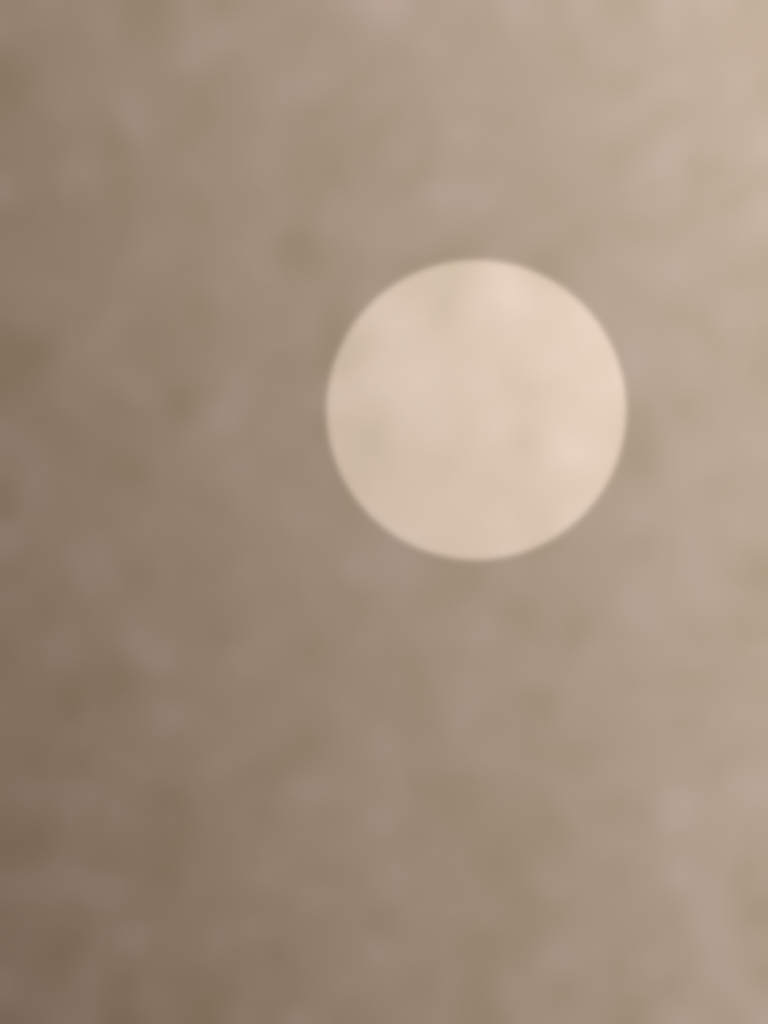
#> input picture tests/golden/synth_8bit.png, 1536 x 2048 px (shown at 1/2 size)
$ python demottle_v10.py ../tests/golden/synth_8bit.png   (older library calls are emulated)
#> lines starting #> are read from the running program, lines starting #| are printed output that depends on the picture; after the words box and inside, x2 and y2 are one past the last pixel; in counts of white or black regions, pixels touching at a corner belong together
"""
demottle_v10.py — GPT Image 系生图的去斑驳 / 去蜡感 / 去棕色污渍后处理

问题
  生图按 token 块独立采样再解码，块间低频偏差在墙面、天空、皮肤等平坦表面上形成 60–200px 的
  斑驳（mottle）；斑驳暗处同时偏黄偏红，被人眼读成"脏"。原生 PNG 另带全图相位锁定的 16px 周期指纹。

原理
  只做减法，不生成内容：在"物体边缘"（堤坝）之间估一张平滑表面，与原图之差即斑驳候选；
  再用幅度、取向、质感等门控区分斑驳与真实结构，只减掉判为斑驳的部分（默认 80%）。
  纯算法，无训练、无模型权重；同一输入两次运行逐像素一致。

依赖   numpy, opencv-python, scipy, pillow
       face_detection_yunet_2023mar.onnx 放在同目录（人脸检测；缺失时退回 Haar，精度下降）
用法   python demottle_v10.py in.png out.png [--16bit]
       --16bit 输出 16 位 PNG、不加抖动，供下游转 10 位 HEIC
链路   优先处理 API 原始 PNG，全链路只编码一次（10 位 HEIC，或 JPEG q≥92 4:4:4）

流程
  1 指纹    PNG 输入：折叠估 16px 周期模板，四象限一致才整图精确减去
  2 分析    斑驳尺度 σ（中间调最平区块）、是否 JPEG、JPEG 量化步长、尺度因子 s = 短边/1536
  3 堤坝    判定"物体边缘"：梯度够陡 + 邻域反差够大 + 连成线；PNG 并入局部信噪比判据
  4 平面遍  堤坝内扩散 → 残差 m → 软物体钉住 → 幅度 / 取向门控 → 减去 80%
  5 皮肤遍  人脸锚定的肤色区：五官成堤；按质感门施加——毛孔清晰的皮肤不动，蜡感皮肤清亮度与色块
  6 细节    JPEG：平坦区细节层换成胶片式颗粒；PNG：保留原细节；8 位输出前 ±0.5 级抖动
  7 保险    量不到斑驳（无平坦区块或 σ 异常大）→ 原图返回

约定   内部颜色空间为 Lab，L 归一到 0–1，a/b 除以 128；像素类参数均乘 s，适配任意分辨率
"""
import numpy as np, cv2
from scipy.ndimage import distance_transform_edt


# ================================================================= 基础算子
def gauss(x, s):
    return cv2.GaussianBlur(x, (0, 0), s, borderType=cv2.BORDER_REFLECT)


def grad_mag(x, s):
    """先以 s 平滑再求梯度幅值"""
    xe = gauss(x, s)
    gx = cv2.Sobel(xe, cv2.CV_32F, 1, 0, ksize=3); gy = cv2.Sobel(xe, cv2.CV_32F, 0, 1, ksize=3)
    return np.sqrt(gx * gx + gy * gy)


def normconv(x, M, s):
    """归一化卷积：只用 M 覆盖的像素求加权平均"""
    return gauss(x * M, s) / np.maximum(gauss(M, s), 1e-6)


def hysteresis(strong, weak, min_area=0):
    """滞后连通：保留含强种子的弱连通块，面积不足 min_area 的丢弃"""
    n, lbl, st, _ = cv2.connectedComponentsWithStats(weak.astype(np.uint8), connectivity=8)
    seeds = np.unique(lbl[strong > 0]); seeds = seeds[seeds != 0]
    if min_area > 0:
        seeds = seeds[st[seeds, cv2.CC_STAT_AREA] >= min_area]
    return np.isin(lbl, seeds)


def masked_diffuse(base, M, n_iter, s=1.0, state=None, return_state=False):
    """堤坝内扩散：M=1 处反复做归一化卷积，M=0 处（堤坝）保持原值。
    等效平滑半径约 s·√n_iter。state 用于从已有迭代状态续算（色度长扩散复用亮度的前段）。"""
    M3 = M[..., None]
    den = np.maximum(gauss(M, s), 1e-6)[..., None]          # 分母与迭代无关，只算一次
    SM = np.ascontiguousarray(base * M3 if state is None else state, dtype=np.float32)
    for _ in range(n_iter):
        num = gauss(SM, s)
        np.divide(num, den, out=SM)
        SM *= M3
    S = np.where(M3 > 0, SM, base)
    return (S, SM) if return_state else S


def coherence(band, s):
    """结构张量相干度：0 = 各向同性（斑驳），1 = 单一取向（雨丝、织物纹、木纹、发丝）"""
    gx = cv2.Sobel(band, cv2.CV_32F, 1, 0, ksize=3); gy = cv2.Sobel(band, cv2.CV_32F, 0, 1, ksize=3)
    jxx, jyy, jxy = gauss(gx * gx, s), gauss(gy * gy, s), gauss(gx * gy, s)
    tr = jxx + jyy; det = jxx * jyy - jxy * jxy
    disc = np.sqrt(np.clip(tr * tr - 4 * det, 0, None))
    return disc / (tr + 1e-9)


def local_median(x, win, f=4):
    """局部中值（在 1/f 分辨率上算以提速）"""
    from scipy.ndimage import median_filter
    h, w = x.shape
    small = cv2.resize(x, (w // f, h // f), interpolation=cv2.INTER_AREA)
    small = median_filter(small, size=max(3, win // f), mode='reflect')
    return cv2.resize(small, (w, h), interpolation=cv2.INTER_LINEAR)


def mad(v):
    """稳健标准差（中位数绝对偏差 × 1.4826）"""
    v = np.asarray(v, np.float32)
    return float(1.4826 * np.median(np.abs(v - np.median(v))))


# ================================================================= 1–2 指纹与分析
def jpeg_quant_steps(path):
    """读 JPEG 量化表的 DC 步长（亮度, 色度）；非 JPEG 返回 None"""
    if path is None:
        return None
    try:
        from PIL import Image
        q = Image.open(path).quantization
        if not q:
            return None
        return float(q[0][0]), float(q[min(1, max(q.keys()))][0])
    except Exception:
        return None


def blockiness(L):
    """8px 格线上的梯度 / 格内梯度；> 1.15 视为有 JPEG 块效应"""
    dx = np.abs(np.diff(L, axis=1)); dy = np.abs(np.diff(L, axis=0))
    on = np.concatenate([dx[:, 7::8].ravel(), dy[7::8, :].ravel()])
    off = np.concatenate([dx[:, 3::8].ravel(), dy[3::8, :].ravel()])
    return float(np.mean(on) / (np.mean(off) + 1e-9))


def sigma_by_tiles(band, B, frac=0.10, Lmap=None, lo=0.12, hi=0.90):
    """斑驳尺度 σ：分 B×B 区块算频带 MAD，取最平 frac 的中位数。
    给 Lmap 时只用中间调区块（lo–hi）：深暗部和高光被色调曲线压扁，量出来会偏小数倍。"""
    H, W = band.shape; vals = []
    for y in range(0, H - B + 1, B):
        for x in range(0, W - B + 1, B):
            if Lmap is not None:
                m = float(Lmap[y:y + B, x:x + B].mean())
                if m < lo or m > hi:
                    continue
            vals.append(mad(band[y:y + B, x:x + B].ravel()))
    if len(vals) < 12 and Lmap is not None:          # 中间调区块太少（整张极暗 / 极亮）：退回全图
        return sigma_by_tiles(band, B, frac)
    vals = np.sort(np.array(vals))
    k = max(3, int(len(vals) * frac))
    return float(np.median(vals[:k])), vals


def mottle_period(L, B, frac=0.10, pmin=24, pmax=200):
    """斑驳周期：最平区块上带通亮度的自相关，第一次过零距离 ≈ 周期 / 4"""
    band = gauss(L, 3) - gauss(L, 80)
    H, W = L.shape; tiles = []
    for y in range(0, H - B + 1, B):
        for x in range(0, W - B + 1, B):
            t = band[y:y + B, x:x + B]; tiles.append((mad(t.ravel()), y, x))
    tiles.sort(key=lambda t: t[0])
    tiles = tiles[:max(3, int(len(tiles) * frac))]
    acc = np.zeros(B // 2, np.float64); n = 0
    for _, y, x in tiles:
        t = band[y:y + B, x:x + B]; t = t - t.mean()
        for k in range(B // 2):
            acc[k] += (t[:, :B - k] * t[:, k:]).mean() + (t[:B - k, :] * t[k:, :]).mean()
        n += 2
    acc /= max(n, 1); acc /= acc[0] + 1e-12
    if not np.any(acc < 0):
        return 80.0                       # 区块内无过零：估不出，用经验值（实测 67–86px）
    zero = int(np.argmax(acc < 0))
    return float(np.clip(4 * zero, pmin, pmax))


def periodic_fingerprint(img_u8, P=16, flat_pct=30):
    """解码器周期指纹：全图相位锁定的 P×P 加性图案。
    在平坦像素上按 P 折叠估模板；四象限模板一致（相关 ≥ 0.6）且峰峰值 ≥ 0.8 级才逐通道整图减去。
    这是精确减法，不是滤波；经过重采样的图相位被打散，自动跳过。返回 (图, 相关, 峰峰值)。"""
#> called with P = 16, flat_pct = 30
    x = img_u8.astype(np.float32); H, W = x.shape[:2]
    g = x.mean(-1); hp = g - gauss(g, 4); fe = gauss(hp * hp, 8)
#> call 2 of gauss, with s = 8
#> in gauss (call 2), `return cv2.GaussianBlur(x, (0, 0), s, borderType=cv2.BORDER_REFLECT)`:
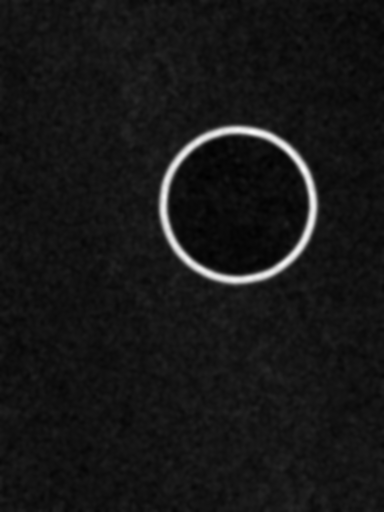
#> returned value: shape (2048, 1536) float32 (shown at 1/4 size); min 0.546, max 3.27, mean 0.792; drawn with min black and max white
    flat = (fe <= np.percentile(fe, flat_pct)).astype(np.float32)
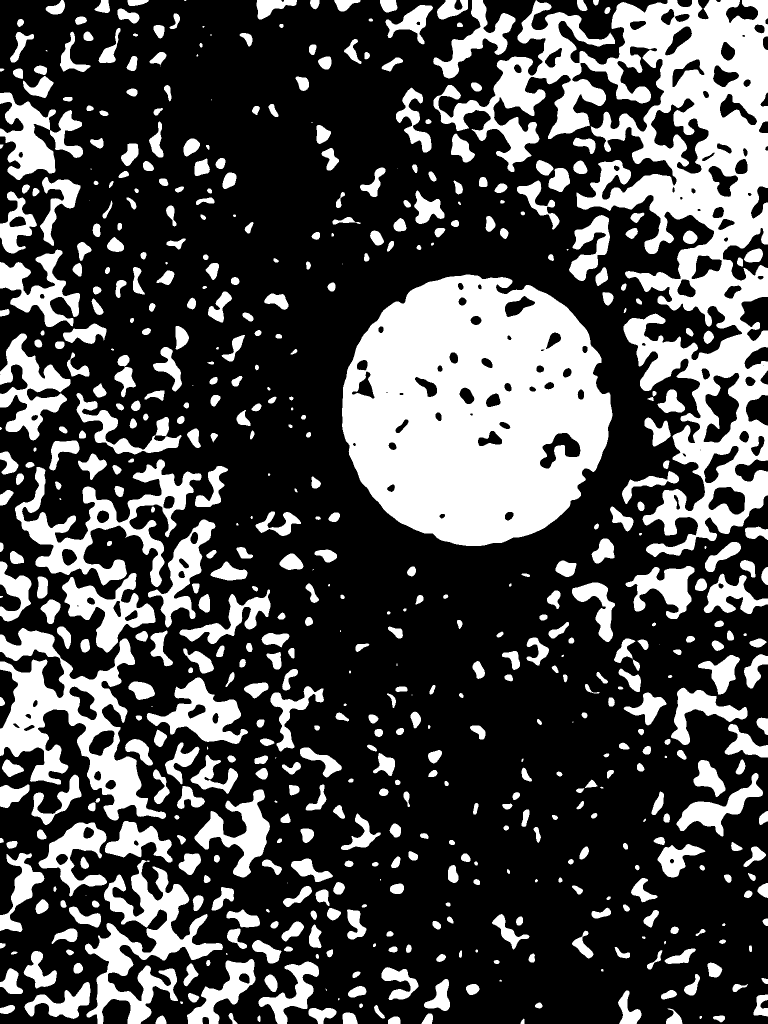
#> flat: shape (2048, 1536) float32 (shown at 1/2 size); values 0 (black) and 1 (white), 30% white; 591 white regions (42 under 20 px), largest, box (x1, y1, x2, y2) and area: (867, 0, 1536, 1114) 215847, (684, 549, 1225, 1092) 212706, (0, 1256, 332, 1641) 43633
    def fold(hpc, y0, y1, x0, x1):
#> called with y0 = 0, y1 = 1024, x0 = 0, x1 = 768
        h = hpc[y0:y1, x0:x1]; m = flat[y0:y1, x0:x1]; hh = (y1 - y0) // P * P; ww = (x1 - x0) // P * P
        num = (h * m)[:hh, :ww].reshape(hh // P, P, ww // P, P).sum((0, 2))
        den = m[:hh, :ww].reshape(hh // P, P, ww // P, P).sum((0, 2))
        return num / np.maximum(den, 1)
    q = [fold(hp, 0, H // 2, 0, W // 2), fold(hp, 0, H // 2, W // 2, W), fold(hp, H // 2, H, 0, W // 2), fold(hp, H // 2, H, W // 2, W)]
#> call 3 of fold, with y0 = 1024, y1 = 2048, x0 = 0, x1 = 768
#> in fold (call 3), `h = hpc[y0:y1, x0:x1]`:
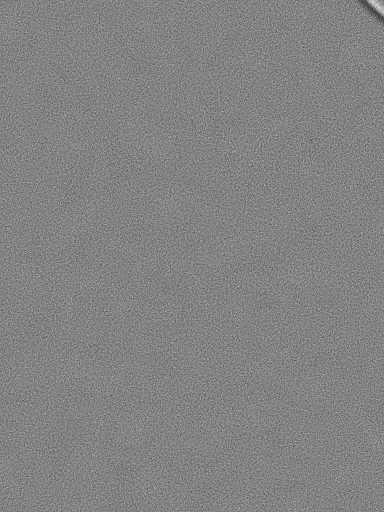
#> h: shape (1024, 768) float32 (shown at 1/2 size); min -4.53, max 4.28, mean -0.00124; drawn with min black and max white
#> in fold (call 3), `m = flat[y0:y1, x0:x1]`:
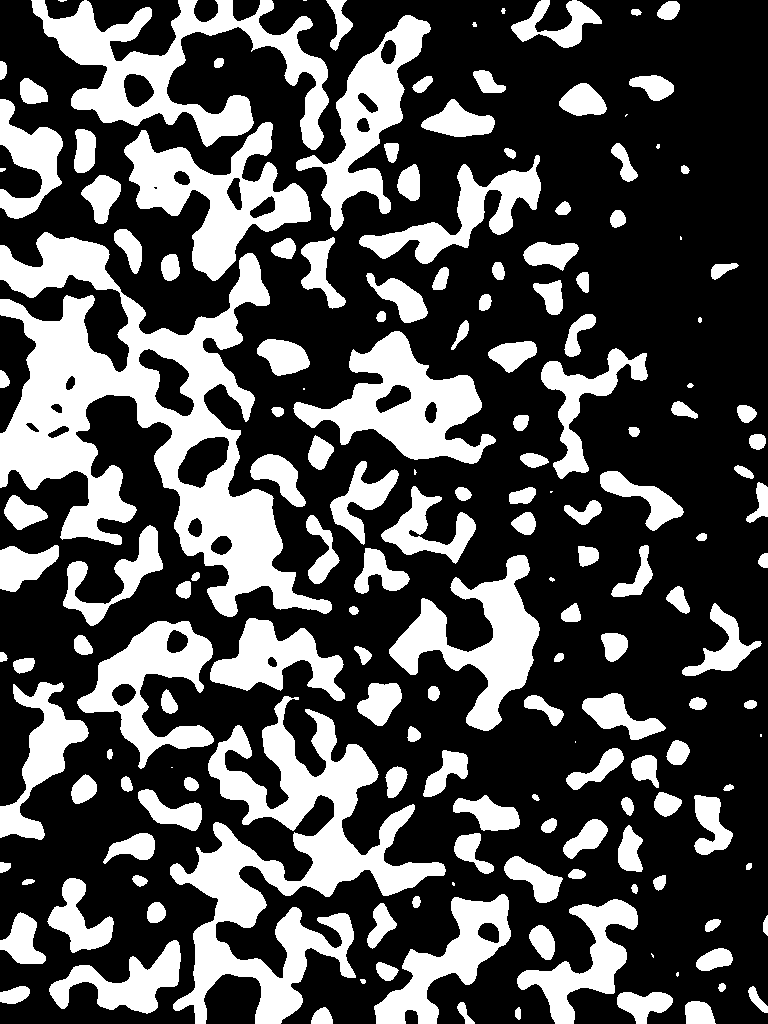
#> m: shape (1024, 768) float32; values 0 (black) and 1 (white), 32% white; 170 white regions (16 under 20 px), largest, box (x1, y1, x2, y2) and area: (0, 232, 332, 617) 43633, (170, 696, 446, 1024) 28597, (31, 0, 329, 150) 15768
#> (the rest of the program and of its run is left out)
